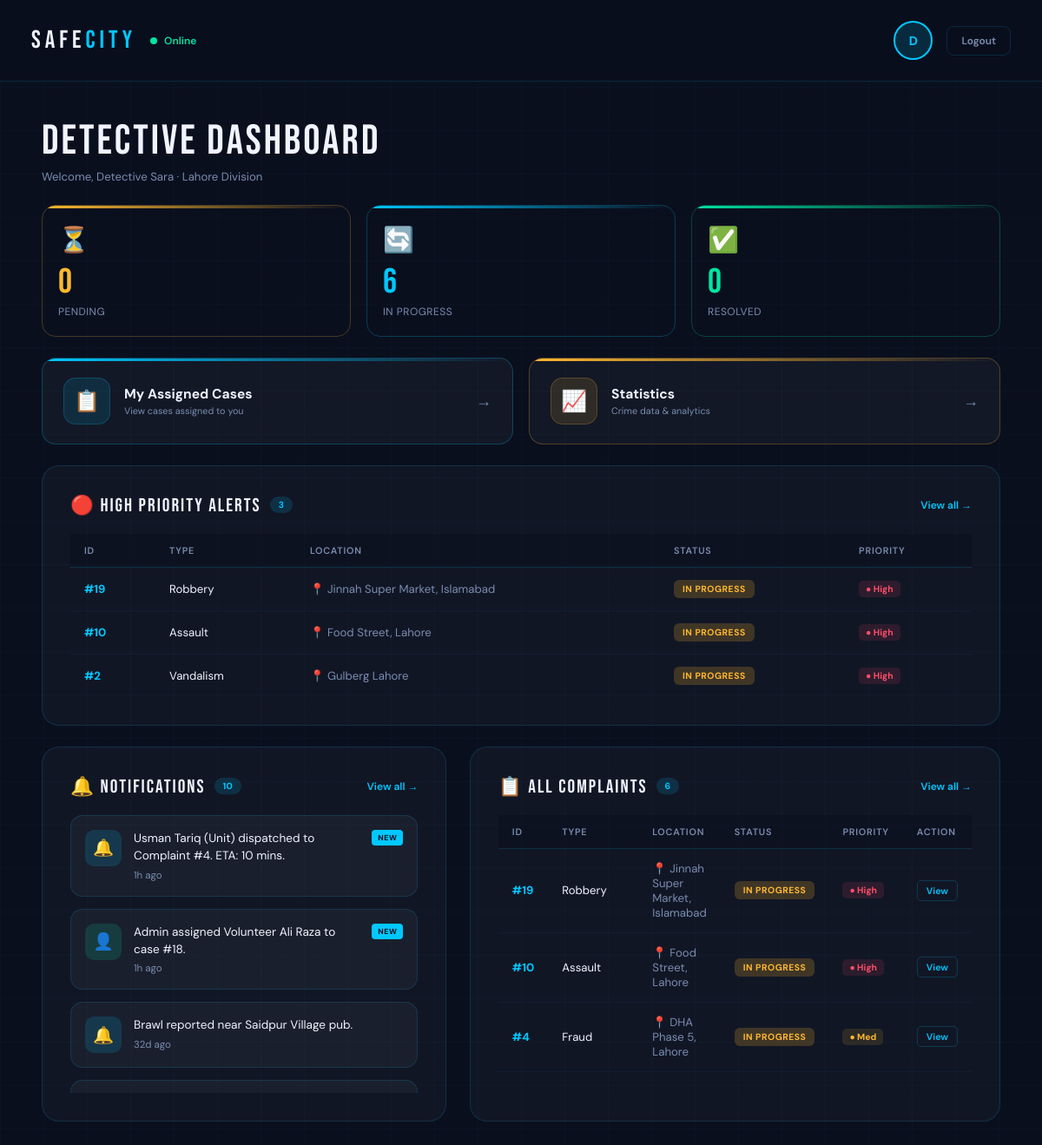
Before: /detective_dashboard (signed in) with the older database file.
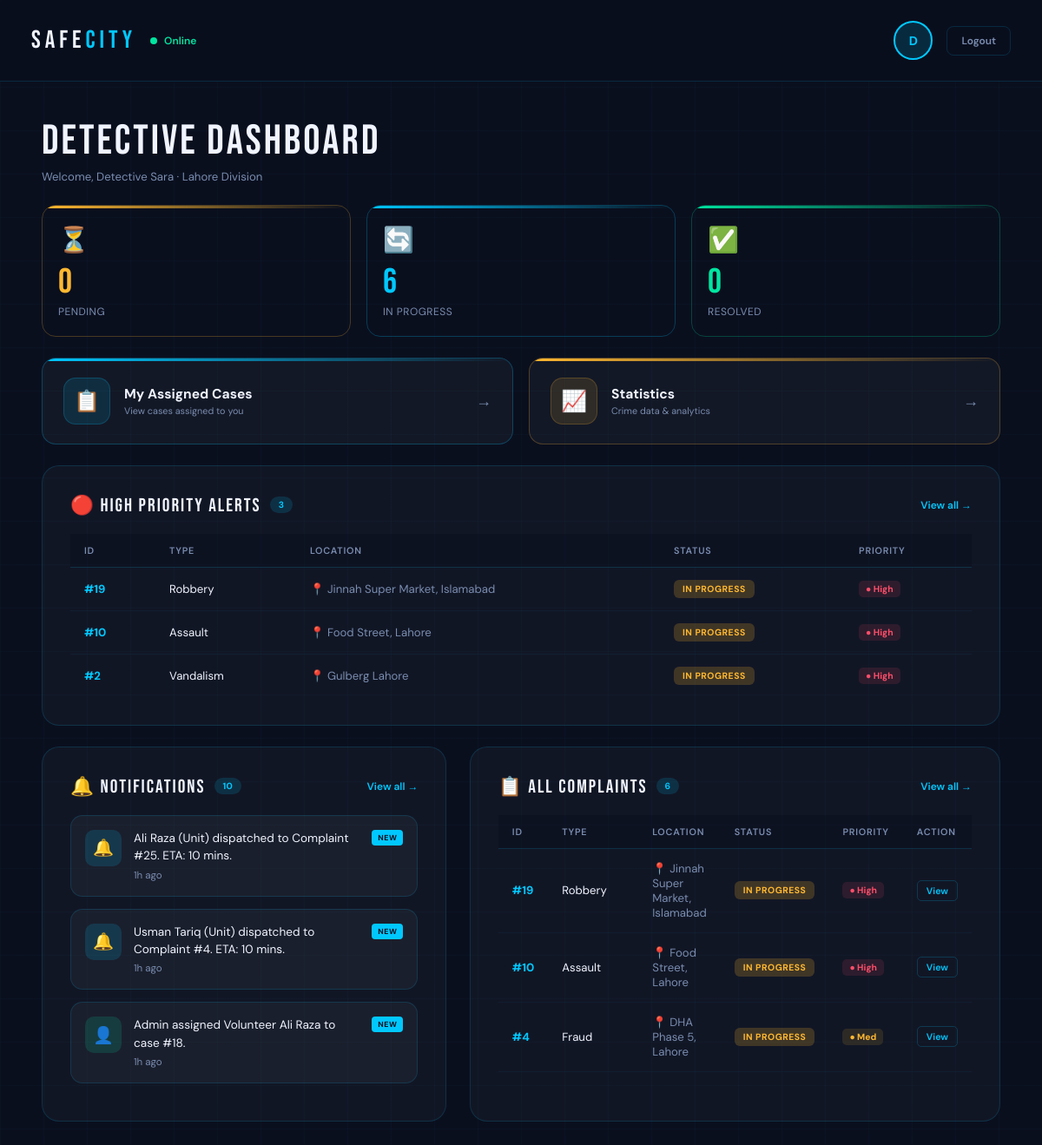
After: the same page with the newer database file.
### tables this page shows
CREATE TABLE Cases (
    case_id INTEGER PRIMARY KEY AUTOINCREMENT,
    complaint_id INTEGER UNIQUE,
    assigned_police_id INTEGER,
    assigned_detective_id INTEGER,
    assigned_volunteer_id INTEGER,
    priority TEXT DEFAULT 'Medium' CHECK(priority IN ('High','Medium','Low')),
    notes TEXT,
    last_updated DATETIME DEFAULT CURRENT_TIMESTAMP,

    FOREIGN KEY (complaint_id) REFERENCES Complaints(complaint_id),
    FOREIGN KEY (assigned_police_id) REFERENCES AuthorizedPersonnel(personnel_id),
    FOREIGN KEY (assigned_detective_id) REFERENCES AuthorizedPersonnel(personnel_id),
    FOREIGN KEY (assigned_volunteer_id) REFERENCES AuthorizedPersonnel(personnel_id)
);

CREATE TABLE Complaints (
    complaint_id INTEGER PRIMARY KEY AUTOINCREMENT,
    user_id INTEGER,
    category_id INTEGER,
    description TEXT NOT NULL,
    location TEXT NOT NULL,
    status TEXT DEFAULT 'Pending' CHECK(status IN ('Pending','In Progress','Resolved')),
    created_at DATETIME DEFAULT CURRENT_TIMESTAMP,

    FOREIGN KEY (user_id) REFERENCES Citizens(citizen_id),
    FOREIGN KEY (category_id) REFERENCES CrimeCategories(category_id)
);

CREATE TABLE CrimeCategories (
    category_id INTEGER PRIMARY KEY AUTOINCREMENT,
    name TEXT UNIQUE NOT NULL
);

CREATE TABLE Notifications (
    notification_id INTEGER PRIMARY KEY AUTOINCREMENT,
    message TEXT NOT NULL,
    created_at DATETIME DEFAULT CURRENT_TIMESTAMP
);

### app.py (the view)
@app.route('/detective_dashboard')
def detective_dashboard():
    if session.get('role') != 'Detective':
        return redirect(url_for('login'))
    conn = get_db_connection()
    pending = conn.execute('''
        SELECT COUNT(*) FROM Complaints c
        JOIN Cases cs ON c.complaint_id = cs.complaint_id
        WHERE cs.assigned_detective_id = ? AND c.status = 'Pending'
    ''', (session.get('user_id'),)).fetchone()[0]
    in_progress = conn.execute('''
        SELECT COUNT(*) FROM Complaints c
        JOIN Cases cs ON c.complaint_id = cs.complaint_id
        WHERE cs.assigned_detective_id = ? AND c.status = 'In Progress'
    ''', (session.get('user_id'),)).fetchone()[0]
    resolved = conn.execute('''
        SELECT COUNT(*) FROM Complaints c
        JOIN Cases cs ON c.complaint_id = cs.complaint_id
        WHERE cs.assigned_detective_id = ? AND c.status = 'Resolved'
    ''', (session.get('user_id'),)).fetchone()[0]
    high_priority = conn.execute("""
        SELECT  c.complaint_id,
                cc.name            AS category,
                c.location,
                c.status,
                cs.priority
        FROM    Complaints c
        JOIN    Cases cs  ON c.complaint_id = cs.complaint_id
        JOIN    CrimeCategories cc ON c.category_id = cc.category_id
        WHERE   cs.priority = 'High' AND cs.assigned_detective_id = ?
        ORDER   BY c.created_at DESC
        LIMIT   4
    """, (session.get('user_id'),)).fetchall()
    all_complaints = conn.execute("""
        SELECT  c.complaint_id,
                cc.name                        AS category,
                c.location,
                c.status,
                COALESCE(cs.priority, 'Medium') AS priority
        FROM    Complaints c
        LEFT JOIN Cases cs  ON c.complaint_id = cs.complaint_id
        JOIN    CrimeCategories cc ON c.category_id = cc.category_id
        WHERE   cs.assigned_detective_id = ?
        ORDER   BY c.created_at DESC
    """, (session.get('user_id'),)).fetchall()
    notifications_raw = conn.execute("""
        SELECT message, created_at
        FROM Notifications
        ORDER BY created_at DESC
        LIMIT 10
    """).fetchall()
    conn.close()
    now = datetime.utcnow()
    notifications = []
    for n in notifications_raw:
        dt = datetime.strptime(n['created_at'], '%Y-%m-%d %H:%M:%S')
        notifications.append({
            'message': n['message'],
            'time_ago': time_ago(n['created_at']),
            'is_new': (now - dt).total_seconds() / 3600 < 24
        })
    return render_template(
        'detective_dashboard.html',
        pending=pending,
        in_progress=in_progress,
        resolved=resolved,
        high_priority=high_priority,
        all_complaints=all_complaints,
        notifications=notifications,
    )

### app.py (called while the page is built)
def get_db_connection():
    conn = sqlite3.connect(DATABASE, timeout=10)
    conn.row_factory = sqlite3.Row
    return conn

def time_ago(dt_str):
    if not dt_str:
        return ''
    dt = datetime.strptime(dt_str, '%Y-%m-%d %H:%M:%S')
    now = datetime.utcnow()
    diff = now - dt
    minutes = int(diff.total_seconds() // 60)
    if minutes < 1:
        return 'Just now'
    elif minutes < 60:
        return f'{minutes}m ago'
    elif minutes < 1440:
        return f'{minutes // 60}h ago'
    else:
        return f'{minutes // 1440}d ago'

### templates/detective_dashboard.html (shortened to what the changed rows need)
<!DOCTYPE html>
<html lang="en">
<head>
</head>
<body>
  <div class="app-container">
    <div class="app-content">
      <div class="content">
        <div class="section-card">
          {% if high_priority %}
          <div class="table-wrap">
            <table class="data-table">
              <thead>
                <tr>
                  <th>ID</th>
                  <th>Type</th>
                  <th>Location</th>
                  <th>Status</th>
                  <th>Priority</th>
                </tr>
              </thead>
              <tbody>
                {% for hp in high_priority %}
                <tr>
                  <td class="td-id">#{{ hp['complaint_id'] }}</td>
                  <td>{{ hp['category'] }}</td>
                  <td style="color:var(--muted)">📍 {{ hp['location'] }}</td>
                  <td>
                    {% if hp['status'] == 'Pending' %}
                      <span class="sp sp-new">Pending</span>
                    {% else %}
                      <span class="sp sp-progress">In Progress</span>
                    {% endif %}
                  </td>
                  <td><span class="pr pr-high">● High</span></td>
                </tr>
                {% endfor %}
              </tbody>
            </table>
          </div>
          {% else %}
          <div class="empty-state">
            <div class="empty-icon">🟢</div>
            No high priority alerts right now
          </div>
          {% endif %}
        </div>
        <div class="dashboard-grid">
          <div class="section-card">
            <div class="notif-list">
              {% for n in notifications %}
              <div class="notif-card">
                <div class="notif-icon {% if 'assigned' in n.message|lower %}ni-person{% elif 'resolved' in n.message|lower %}ni-check{% elif 'high' in n.message|lower %}ni-alert{% else %}ni-bell{% endif %}">
                  {% if 'assigned' in n.message|lower %}👤{% elif 'resolved' in n.message|lower %}✓{% elif 'high' in n.message|lower %}🔴{% else %}🔔{% endif %}
                </div>
                <div class="notif-body">
                  <div class="notif-top">
                    <div class="notif-text">{{ n['message'] | replace('\n', '<br>') | safe }}</div>
                    {% if n['is_new'] %}
                    <span class="new-badge">NEW</span>
                    {% endif %}
                  </div>
                  <div class="notif-time">{{ n['time_ago'] }}</div>
                </div>
              </div>
              {% else %}
              <div class="empty-state">
                <div class="empty-icon">🔔</div>
                No notifications
              </div>
              {% endfor %}
            </div>
          </div>
          <div class="section-card">
            {% if all_complaints %}
            <div class="table-wrap">
              <table class="data-table">
                <thead>
                  <tr>
                    <th>ID</th>
                    <th>Type</th>
                    <th>Location</th>
                    <th>Status</th>
                    <th>Priority</th>
                    <th>Action</th>
                  </tr>
                </thead>
                <tbody>
                  {% for c in all_complaints %}
                  <tr>
                    <td class="td-id">#{{ c['complaint_id'] }}</td>
                    <td>{{ c['category'] }}</td>
                    <td style="color:var(--muted)">📍 {{ c['location'] }}</td>
                    <td>
                      {% if c['status'] == 'Pending' %}
                        <span class="sp sp-new">Pending</span>
                      {% elif c['status'] == 'In Progress' %}
                        <span class="sp sp-progress">In Progress</span>
                      {% else %}
                        <span class="sp sp-resolved">Resolved</span>
                      {% endif %}
                    </td>
                    <td>
                      {% if c['priority'] == 'High' %}
                        <span class="pr pr-high">● High</span>
                      {% elif c['priority'] == 'Medium' %}
                        <span class="pr pr-med">● Med</span>
                      {% else %}
                        <span class="pr pr-low">● Low</span>
                      {% endif %}
                    </td>
                    <td style="white-space:nowrap">
                      <a href="/case_detail/{{ c['complaint_id'] }}?detective=1" style="font-size:clamp(0.6rem, 0.9vw, 0.7rem);font-weight:600;color:var(--cyan);text-decoration:none;padding:4px 10px;border:1px solid rgba(0,200,255,0.2);border-radius:5px;transition:all .2s;display:inline-block"
                         onmouseover="this.style.background='rgba(0,200,255,0.1)'"
                         onmouseout="this.style.background='transparent'">View</a>
                    </td>
                  </tr>
                  {% endfor %}
                </tbody>
              </table>
            </div>
            {% else %}
            <div class="empty-state">
              <div class="empty-icon">📋</div>
              No complaints filed yet
            </div>
            {% endif %}
          </div>
        </div>
      </div>
    </div>
  </div>
</body>
</html>

Changed rows visible on the page:
no longer on this page (row unchanged): Notifications: message "Brawl reported near Saidpur Village pub.", time_ago "32d ago"
added Notifications: message "Ali Raza (Unit) dispatched to Complaint #25. ETA: 10 mins.", shows "NEW", time_ago "1h ago"
